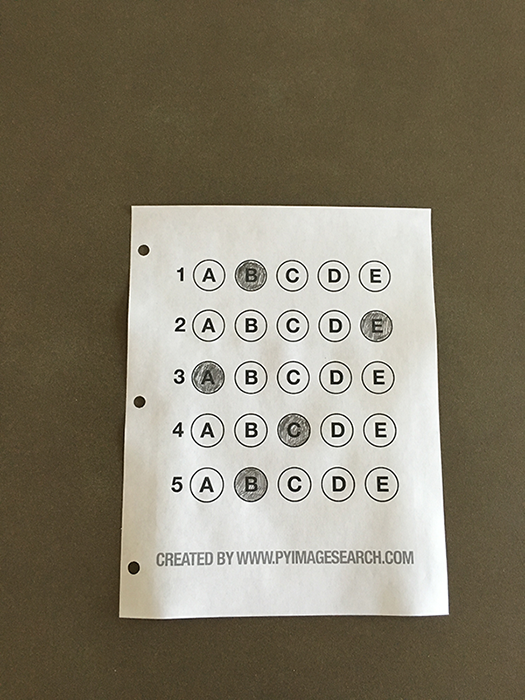
#> input picture learnOpenCV/BubbleSheetScanner/Bubble-Sheet-Scanner/OMR Sheets/test_01.png, 525 x 700 px, found by its file name
$ jupyter execute Bubble_Sheet_Scanner.ipynb   (older library calls are emulated)
#> lines starting #> are read from the running program, lines starting #| are printed output that depends on the picture; after the words box and inside, x2 and y2 are one past the last pixel; in counts of white or black regions, pixels touching at a corner belong together
[cell 1]
from imutils.perspective import four_point_transform
from imutils import contours
import numpy as np
import argparse
import imutils
import cv2

# defining the answer key which maps the question number to the correct answer
ANSWER_KEY = {0: 1, 1: 4, 2: 0, 3: 3, 4: 1}

# loading the image, converting it to grayscale, blurring it slightly, then finding edges
image = cv2.imread('test_01.png')
#> image is the input picture: shape (700, 525, 3); mean B, G, R 104.7, 123.2, 130.7
gray = cv2.cvtColor(image, cv2.COLOR_BGR2GRAY)
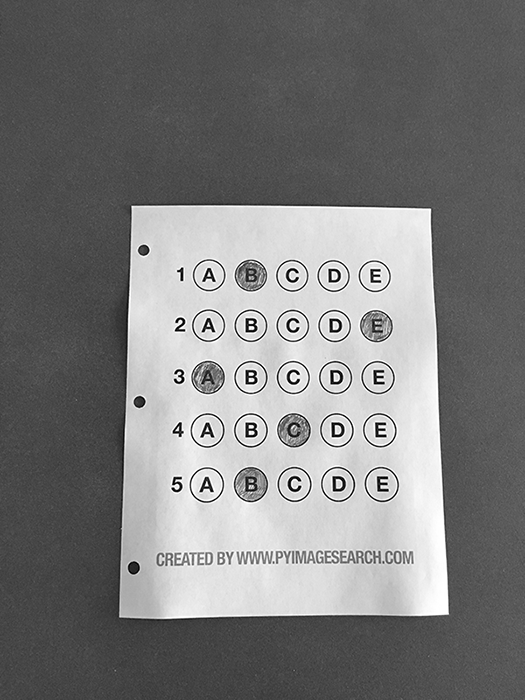
#> gray: shape (700, 525); min 0, max 255, mean 123.4
blurred = cv2.GaussianBlur(gray, (5, 5), 0)
edged = cv2.Canny(blurred, 75, 200)
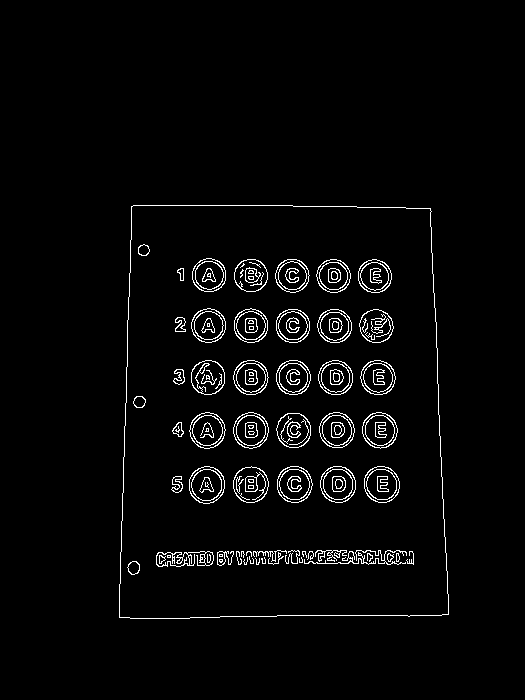
#> edged: shape (700, 525); 2.9% white in thin lines or dots, all inside (x1, y1, x2, y2) = (119, 205, 449, 619)

# finding contours in the edge map, then initializing the contour that corresponds to the document
cnts = cv2.findContours(edged.copy(), cv2.RETR_EXTERNAL,cv2.CHAIN_APPROX_SIMPLE)
#> cnts = 1 contour; box (x1, y1, x2, y2) and area: (119, 205, 449, 619) 128732
cnts = imutils.grab_contours(cnts)
docCnt = None

# ensuring that at least one contour was found
if len(cnts) > 0:
    # sorting the contours according to their size in descending order
    cnts = sorted(cnts, key=cv2.contourArea, reverse=True)

    # looping over the sorted contours
    for c in cnts:
        # approximating the contour
        peri = cv2.arcLength(c, True)
        approx = cv2.approxPolyDP(c, 0.02 * peri, True)

        # if our approximated contour has four points, then we can assume we have found the paper
        if len(approx) == 4:
            docCnt = approx
            break
#> this loop made 1 pass
#> (peri, docCnt) on pass 1: (1462.8, [[131, 206], [119, 617], [448, 614], [430, 208]])

# applying a four point perspective transformation to both the original image and grayscale image to obtain a
# top-down birds eye view of the paper
paper = four_point_transform(image, docCnt.reshape(4, 2))
warped = four_point_transform(gray, docCnt.reshape(4, 2))

# applying Otsu's thresholding method to binarize the warped piece of paper
thresh = cv2.threshold(warped, 0, 255, cv2.THRESH_BINARY_INV | cv2.THRESH_OTSU)[1]
#> thresh: shape (411, 329); 9.5% white; 107 white regions (23 under 20 px)

# finding contours in the thresholded image, then initializing the list of contours that correspond to questions
cnts = cv2.findContours(thresh.copy(), cv2.RETR_EXTERNAL, cv2.CHAIN_APPROX_SIMPLE)
#> cnts = 82 contours, 32 with area under 20; largest, box (x1, y1, x2, y2) and area: (247, 270, 283, 305) 910, (247, 217, 283, 251) 905, (203, 270, 238, 304) 901, (68, 270, 103, 304) 901, (202, 217, 238, 251) 900
cnts = imutils.grab_contours(cnts)
questionCnts = []

# looping over the contours
for c in cnts:
    # computing the bounding box of the contour, then using the bounding box to derive the aspect ratio
    (x, y, w, h) = cv2.boundingRect(c)
    ar = w / float(h)

    # in order to label the contour as a question, region should be sufficiently wide, sufficiently tall,
    # and have an aspect ratio approximately equal to 1
    if w >= 20 and h >= 20 and ar >= 0.9 and ar <= 1.1:
        questionCnts.append(c)
#> this loop made 82 passes
#> (x, y, w, h, ar) on passes 4, 6, 7, 8, 9, 10, 11, 12, 13, 14, 15, 16: (263, 360, 3, 3, 1), (7, 359, 13, 13, 1), (0, 357, 1, 1, 1), (285, 351, 10, 12, 0.833), (275, 351, 8, 12, 0.667), (266, 351, 8, 12, 0.667), (254, 351, 8, 12, 0.667), (246, 351, 7, 12, 0.583), (221, 351, 24, 12, 2), (187, 351, 8, 11, 0.727), (156, 351, 7, 11, 0.636), (148, 351, 5, 11, 0.455)
#> (c, x, y, w, h, ar) on passes 1, 2, 3, 5, 33, 35: ([[130, 410], [261, 410]], 130, 410, 132, 1, 132), ([[0, 410], [6, 410]], 0, 410, 7, 1, 7), ([[0, 392], [0, 404]], 0, 392, 1, 13, 0.0769), ([[153, 360], [153, 361]], 153, 360, 1, 2, 0.5), ([[173, 350], [172, 351], [172, 361], [173, 361]], 172, 350, 2, 12, 0.167), ([[328, 340], [328, 342]], 328, 340, 1, 3, 0.333)
#> after the loop, questionCnts = 25 contours; largest, box (x1, y1, x2, y2) and area: (247, 270, 283, 305) 910, (247, 217, 283, 251) 905, (203, 270, 238, 304) 901, (68, 270, 103, 304) 901, (202, 217, 238, 251) 900

# sorting the question contours top-to-bottom, then initializing the total number of correct answers
questionCnts = contours.sort_contours(questionCnts,method="top-to-bottom")[0]
#> questionCnts = 25 contours; largest, box (x1, y1, x2, y2) and area: (247, 270, 283, 305) 910, (247, 217, 283, 251) 905, (203, 270, 238, 304) 901, (68, 270, 103, 304) 901, (247, 164, 283, 198) 900
correct = 0

# each question has 5 possible answers, to loop over the question in batches of 5
for (q, i) in enumerate(np.arange(0, len(questionCnts), 5)):
    # sorting the contours for the current question from left to right, then initializing the index of the
    # bubbled answer
    cnts = contours.sort_contours(questionCnts[i:i + 5])[0]
    bubbled = None

    # loop over the sorted contours
    for (j, c) in enumerate(cnts):
        # construct a mask that reveals only the current
        # "bubble" for the question
        mask = np.zeros(thresh.shape, dtype="uint8")
        cv2.drawContours(mask, [c], -1, 255, -1)

        # apply the mask to the thresholded image, then
        # count the number of non-zero pixels in the
        # bubble area
        mask = cv2.bitwise_and(thresh, thresh, mask=mask)
        total = cv2.countNonZero(mask)

        # if the current total has a larger number of total
        # non-zero pixels, then we are examining the currently
        # bubbled-in answer
        if bubbled is None or total > bubbled[0]:
            bubbled = (total, j)

    # initialize the contour color and the index of the
    # *correct* answer
    color = (0, 0, 255)
    k = ANSWER_KEY[q]

    # check to see if the bubbled answer is correct
    if k == bubbled[1]:
        color = (0, 255, 0)
        correct += 1

    # draw the outline of the correct answer on the test
    cv2.drawContours(paper, [cnts[k]], -1, color, 3)
#> this loop made 5 passes
#> (i, color, k) on passes 1 to 5: (0, (0, 255, 0), 1), (5, (0, 255, 0), 4), (10, (0, 255, 0), 0), (15, (0, 0, 255), 3), (20, (0, 255, 0), 1)
#> mask: shape (411, 329); 0.23% white; 2 white regions, box (x1, y1, x2, y2) and area: (247, 270, 283, 305) 184, (260, 279, 272, 295) 133
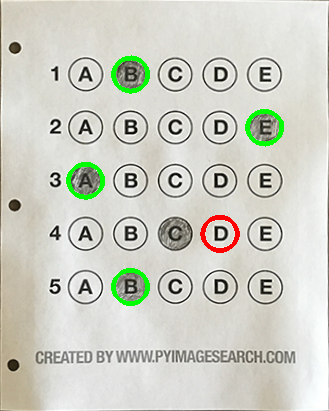
#> paper: shape (411, 329, 3); mean B, G, R 196.8, 207.6, 205.7
#> after the loop, correct = 4

# grab the test taker
score = (correct / 5.0) * 100
#> score = 80
print("[INFO] score: {:.2f}%".format(score))
#| [INFO] score: 80.00%
cv2.putText(paper, "{:.2f}%".format(score), (10, 30),
    cv2.FONT_HERSHEY_SIMPLEX, 0.9, (0, 0, 255), 2)
#> paper: shape (411, 329, 3); 0.66% of pixels changed, all inside (x1, y1, x2, y2) = (12, 10, 112, 32)
cv2.imshow("Original", image)
cv2.imshow("Exam", paper)
cv2.waitKey(0)
#> Out = 27

Optical Mark Recognition, hoặc OMR đơn giản là quá trình tự dộng phân tích tài liệu được con người tạo ra và  làm sáng tỏ kết quả

[cell 2]
# import the necessary packages
from imutils.perspective import four_point_transform
from imutils import contours
import numpy as np
import argparse
import imutils
import cv2

[cell 3]
cv2.destroyAllWindows()

[cell 4]
# define the answer key
# which maps
# the question number to the correct answer
ANSWER_KEY = {0: 1,
              1: 4,
              2: 0,
              3: 3,
              4: 1}

[cell 5]
pth="/home/anhp/Documents/coding/learnOpenCV/BubbleSheetScanner/Bubble-Sheet-Scanner/OMR Sheets/test_02.png"

xu ly anh dau vao

[cell 6]
# load the image,
# convert it to grayscale,
# blur it slightly,
# then find edges
image	= cv2.imread(pth)                           # tai anh vao
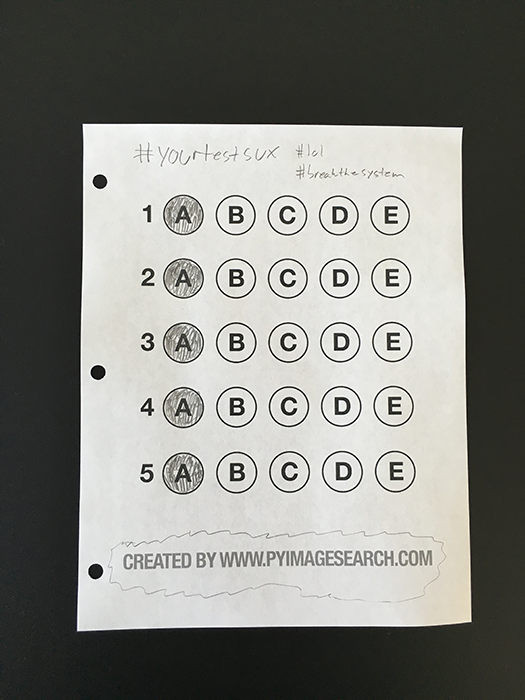
#> input picture learnOpenCV/BubbleSheetScanner/Bubble-Sheet-Scanner/OMR Sheets/test_02.png, 525 x 700 px, found by its file name
#> image is the input picture: shape (700, 525, 3); mean B, G, R 126.6, 131.7, 131.1
gray 	= cv2.cvtColor(image, cv2.COLOR_BGR2GRAY)   # chuyen doi sang gray
blurred = cv2.GaussianBlur(gray, (5, 5), 0)         # lam mo anh
edged 	= cv2.Canny(blurred, 75, 200)               # tim canh cua doi tuong trong anh
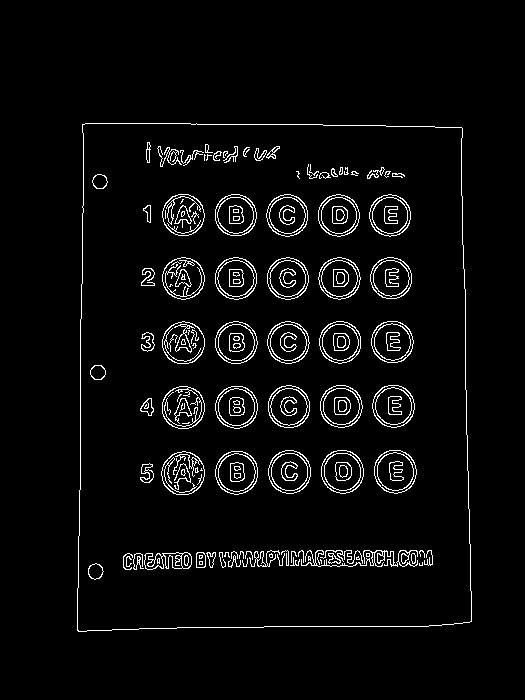
#> edged: shape (700, 525); 4.1% white in thin lines or dots, all inside (x1, y1, x2, y2) = (77, 123, 472, 632)

cv2.imshow("Image", edged)
cv2.waitKey(0)
cv2.destroyAllWindows()

 Lưu ý rằng cách các cạnh của tài liệu cần được xác định rõ ràng,
 với cả bốn đỉnh của ảnh _ bài trắc nghiệm scan_

 Việc này rất quan trọng trong bước tiếp theo của chúng ta,
 vì chúng ta sẽ sử dụng nó như một điểm đánh dấu
 để kéo giãn và xóa hiệu ứng mắt chim:

[cell 7]
# find contours in the edge map,
# then initialize the contour
# that corresponds to the document
cnts = cv2.findContours(edged.copy(),
                        cv2.RETR_EXTERNAL,
						cv2.CHAIN_APPROX_SIMPLE)
#> cnts = 1 contour; box (x1, y1, x2, y2) and area: (77, 123, 472, 632) 193590
cnts = imutils.grab_contours(cnts)

#cnts = cnts[0] if imutils.is_cv2() else cnts[1]

docCnt = None

output = image.copy()  #-----------------------------------------------

[cell 8]
# ensure that at least one contour was found
if len(cnts) > 0:
	# sort the contours according to their size
 	# in descending order
	cnts = sorted(cnts, key=cv2.contourArea, reverse=True)

 	# loop over the sorted contours
  	# ở mỗi contour chúng ta sẽ tìm các góc của contours sau khi approximated.
	for c in cnts:
		# approximate the contour
		peri 	= cv2.arcLength(c, True)
		approx 	= cv2.approxPolyDP(c, 0.02 * peri, True)

		# if our approximated contour has four points,
		# then we can assume we have found the paper
		if len(approx) == 4:
			docCnt = approx
			break
#> this loop made 1 pass
#> (peri, docCnt) on pass 1: (1789.2, [[82, 124], [77, 630], [471, 621], [462, 128]])


	cv2.drawContours(output, [c], -1, (240, 0, 159), 3)
#> output: shape (700, 525, 3); 2.41% of pixels changed, all inside (x1, y1, x2, y2) = (75, 121, 474, 634)
	#cv2.imshow("Contours", output)
	cv2.waitKey(0)

sử dụng perspective transform để kéo giãn khung bài trắc nghiệm.

 Trong trường hợp này chúng ta sẽ sử dụng hàm four_point_transform  với chức năng là:

    Xác định tọa độ (x, y)- contours với khả năng specific, reproducible manner.
    Ap dụng perspective transform cho các vùng.

[cell 9]
# apply a four point perspective transform
# to both the original image and grayscale image
# to obtain a top-down birds eye view of the paper
paper 	= four_point_transform(image, docCnt.reshape(4, 2))
#> paper: shape (506, 394, 3)

#cv2.imshow("Paper", paper)
cv2.waitKey(0)
#> Out = 27

[cell 10]
warped 	= four_point_transform(gray, docCnt.reshape(4, 2))
#> warped: shape (506, 394)

#cv2.imshow("Gray", warped)
cv2.waitKey(0)
#> Out = 27

để đảm bảo ảnh không bị méo giống như ta dùng máy scan.

Bước tiếp theo là chúng ta tiến hành nhị phân hóa ảnh :

[cell 11]
# apply Otsu's thresholding method
# to binarize the warped piece of paper
thresh = cv2.threshold(warped, 0, 255,
						cv2.THRESH_BINARY_INV | cv2.THRESH_OTSU)[1]
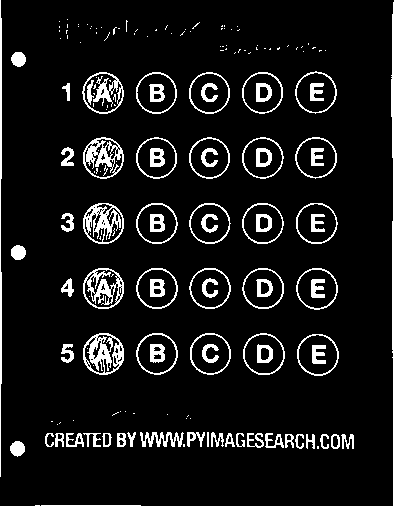
#> thresh: shape (506, 394); 8.6% white; 178 white regions (100 under 20 px)

#cv2.imshow("Thresh", thresh)
cv2.waitKey(0)
#> Out = 27

 ảnh được nhị phân này sẽ giúp chúng ta sử dụng phép tìm contour

 để tìm các khung tròn đáp án trên bài trắc nghiệm.

[cell 12]
# find contours in the thresholded image,
# then initialize the list of contours
# that correspond to questions
cnts = cv2.findContours(thresh.copy(),
                        cv2.RETR_EXTERNAL,
						cv2.CHAIN_APPROX_SIMPLE)
#> cnts = 132 contours, 77 with area under 20; largest, box (x1, y1, x2, y2) and area: (297, 334, 339, 376) 1336, (243, 333, 285, 375) 1332, (83, 333, 124, 375) 1316, (136, 333, 178, 375) 1315, (295, 71, 337, 114) 1313
cnts = imutils.grab_contours(cnts)
questionCnts = []   # danh sách contours tương ứng với các câu hỏi,trả lời/khoanh tròn trên bài trắc nghiệm.

paper2 = paper.copy()

khởi tạo questionCnts ,

nó chính là danh sách contours

tương ứng với các câu hỏi,trả lời/khoanh tròn trên bài trắc nghiệm.

cần set điều kiện để kiểm tra xem contours đó có phải là vung tròn / câu trả lời của bài trắc nghiệm hay không:

    Chiều rộng và cao phải thích hợp như ở trong ví dụ này sẽ là > 20 pixels .
    Cần có tỉ lệ "aspect ratio"" xấp xỉ = 1.

[cell 13]
# loop over the contours
for ques in cnts:
	# compute the bounding box of the contour,
 	# then use the bounding box to derive the aspect ratio
	(x, y, w, h) = cv2.boundingRect(ques)  # Với mỗi contours, chúng ta tính bounding box
	ar = w / float(h)  					# tỉ lệ của chiều rộng với chiều cao

	# in order to label the contour as a question,
 	# region should be sufficiently wide, sufficiently tall,
  	# and
	# have an aspect ratio approximately equal to 1
	if w >= 20 and h >= 20 and ar >= 0.9 and ar <= 1.1:
		questionCnts.append(ques)

		cv2.drawContours(paper2, ques, -1, (0, 255, 255), 3)
		#cv2.imshow("Question", paper2)
		cv2.waitKey(0)
#> this loop made 132 passes
#> (x, y, w, h, ar) on passes 5 to 16: (10, 441, 15, 16, 0.938), (341, 434, 13, 15, 0.867), (331, 434, 9, 15, 0.6), (320, 434, 9, 15, 0.6), (306, 434, 9, 15, 0.6), (295, 434, 9, 15, 0.6), (285, 434, 9, 14, 0.643), (265, 433, 19, 15, 1.27), (247, 433, 17, 15, 1.13), (236, 433, 9, 14, 0.643), (225, 433, 10, 14, 0.714), (117, 433, 9, 14, 0.643)
#> (ques, x, y, w, h, ar) on passes 1, 2, 3, 4, 23, 28: ([[41, 505], [140, 505]], 41, 505, 100, 1, 100), ([[35, 505], [39, 505]], 35, 505, 5, 1, 5), ([[317, 446], [317, 448], [318, 448], [318, 446]], 317, 446, 2, 3, 0.667), ([[183, 444], [183, 446], [184, 446], [184, 444]], 183, 444, 2, 3, 0.667), ([[207, 432], [207, 446], [208, 446], [208, 432]], 207, 432, 2, 15, 0.133), ([[60, 422], [59, 423]], 59, 422, 2, 2, 1)
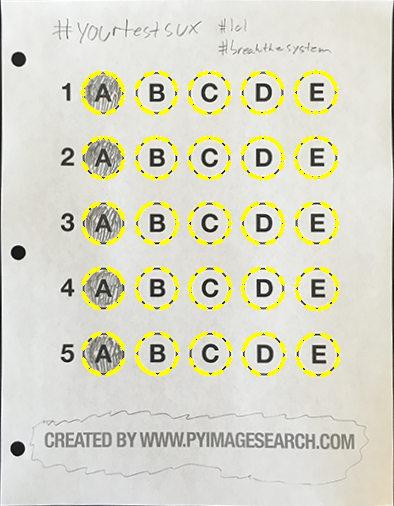
#> paper2: shape (506, 394, 3); mean B, G, R 199, 217.2, 217.5
		#cv2.destroyAllWindows()

[cell 14]
cv2.destroyAllWindows()

[cell 15]
# sort the question contours top-to-bottom,
# then initialize the total number of correct answers
questionCnts = contours.sort_contours(	questionCnts,
										method="top-to-bottom")[0]
correct = 0

[cell 16]
# each question has 5 possible answers,
# to loop over the question
# in batches of 5
for (q, i) in enumerate(np.arange(0, len(questionCnts), 5)):
	# sort the contours for the current question from
	# left to right,
 	# then initialize the index of the
	# bubbled answer
	cnts = contours.sort_contours(questionCnts[i:i + 5])[0]
	bubbled = None
	#-------------------------------------------------------------------


	# loop over the sorted contours
	# Với mỗi hàng câu trả lời chúng ta tiến hành tìm kiếm các câu được trả lời bên trong ảnh.
	for (j, c) in enumerate(cnts):
		# construct a mask that reveals only the current
		# "bubble" for the question
		mask = np.zeros(thresh.shape, dtype="uint8")
		cv2.drawContours(mask, [c], -1, 255, -1)

		# apply the mask to the thresholded image, then
		# count the number of non-zero pixels in the
		# bubble area
		# sử dụng ảnh thresh  và đếm số lượng điểm ảnh có giá trị = 0 trên mỗi vùng khoanh tròn.
		mask 	= cv2.bitwise_and(thresh, thresh, mask=mask)
		total 	= cv2.countNonZero(mask)

		cv2.imshow("ms",mask)
		cv2.waitKey(0)

		# if the current total has a larger number of total
		# non-zero pixels, then we are examining the currently
		# bubbled-in answer
		if bubbled is None or total > bubbled[0]:
			bubbled = (total, j)


	# initialize the contour color and the index of the
	# *correct* answer
	color = (0, 0, 255)
	k = ANSWER_KEY[q]

	# check to see if the bubbled answer is correct
	if k == bubbled[1]:
		color = (0, 255, 0)
		correct += 1

	# draw the outline of the correct answer on the test
	cv2.drawContours(paper, [cnts[k]], -1, color, 3)
	cv2.imshow("Ex",paper)
	cv2.waitKey(0)
#> this loop made 5 passes
#> i on passes 1 to 5: 0, 5, 10, 15, 20
#> pass 1, `cv2.imshow("ms",mask)`:
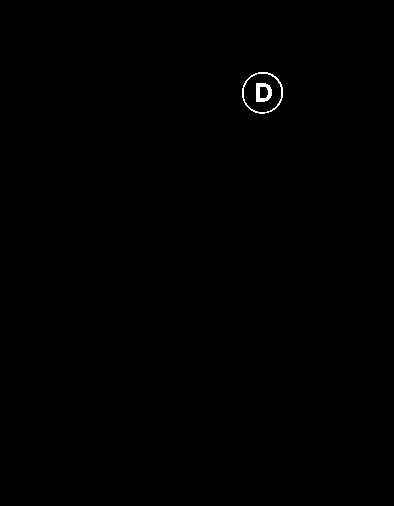
#> window 'ms': shape (506, 394); 0.21% white; 2 white regions, box (x1, y1, x2, y2) and area: (242, 72, 283, 114) 222, (256, 83, 272, 102) 190
#> after the loop: mask: shape (506, 394); 0.21% white; 2 white regions, box (x1, y1, x2, y2) and area: (297, 334, 339, 376) 232, (312, 345, 326, 364) 191
#> after the loop:
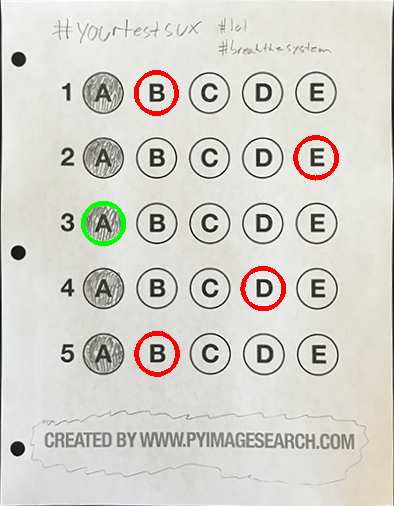
#> paper: shape (506, 394, 3); mean B, G, R 204.6, 210.8, 213.3

[cell 17]
# grab the test taker
score = (correct / 5.0) * 100
print("[INFO] score: {:.2f}%".format(score))
#| [INFO] score: 20.00%

cv2.putText(paper,
            "{:.2f}%".format(score),
            (10, 30),
			cv2.FONT_HERSHEY_SIMPLEX,
   			0.9, (0, 0, 255), 2)
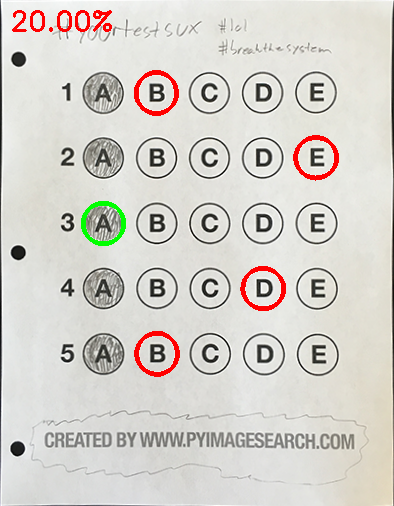
#> paper: shape (506, 394, 3); 0.42% of pixels changed, all inside (x1, y1, x2, y2) = (12, 10, 112, 32)
cv2.imshow("Original", image)
cv2.imshow("Exam", paper)

cv2.imwrite("/home/anhp/Documents/coding/learnOpenCV/BubbleSheetScanner/exa/Exam1_1.png", paper)
cv2.waitKey(0)
cv2.destroyAllWindows()
